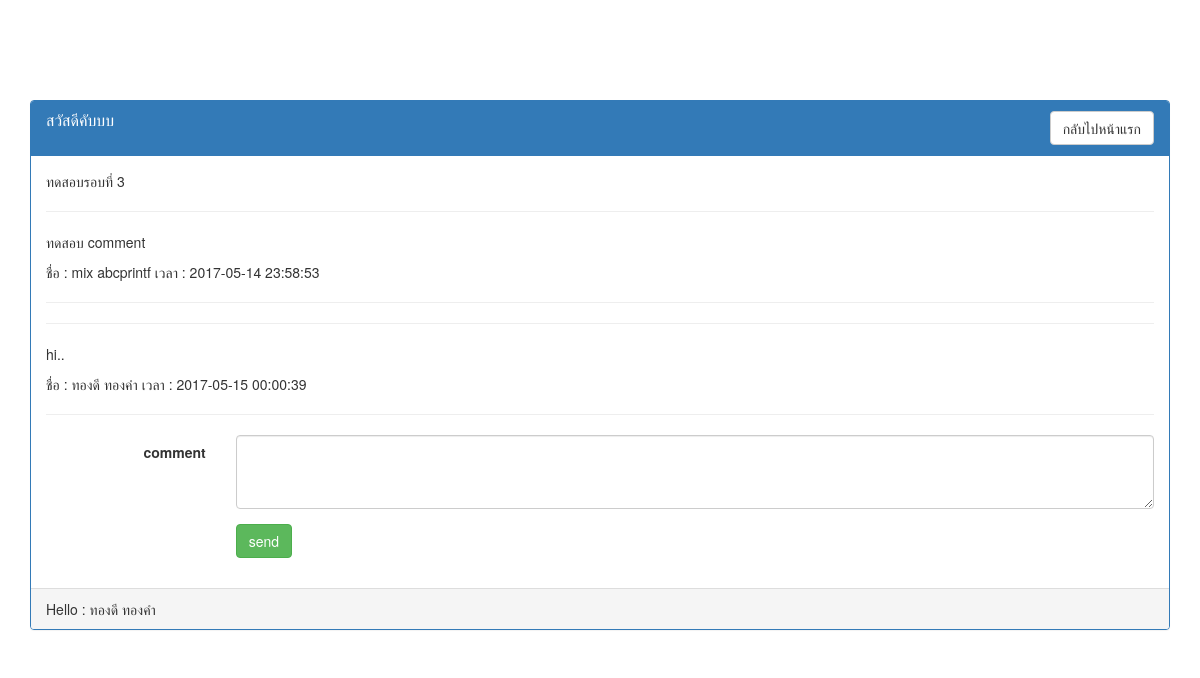
Screenshot of /read_post.php?id=3 (signed in) with the database file from the repository.
### tables this page shows
CREATE TABLE `web_board` (
  `web_board_id` int(10) UNSIGNED NOT NULL,
  `web_board_title` text NOT NULL COMMENT 'หัวข้อเรื่อง',
  `web_board_details` text NOT NULL COMMENT 'รายละเอียด',
  `member_id` int(10) UNSIGNED NOT NULL COMMENT 'id คนที่สร้างโพส',
  `date_time` datetime NOT NULL COMMENT 'เวลาที่ตั้งกระทู้'
);

CREATE TABLE `comment` (
  `comment_id` int(10) UNSIGNED NOT NULL,
  `web_board_id` int(10) UNSIGNED NOT NULL,
  `member_id` int(10) UNSIGNED NOT NULL,
  `comment` text NOT NULL,
  `date_time` datetime NOT NULL
);

CREATE TABLE `member` (
  `member_id` int(10) UNSIGNED NOT NULL,
  `fname` varchar(50) NOT NULL,
  `lname` varchar(50) NOT NULL,
  `date_time` datetime NOT NULL,
  `username` varchar(50) NOT NULL,
  `password` varchar(50) NOT NULL,
  `status` enum('admin','user') NOT NULL DEFAULT 'user'
);

### read_post.php (the view, shortened to what this page needs)
<?php
	include 'config/connect.php';
	if (isset($_SESSION['user_login'])){
		$user_login = $_SESSION['user_login'];
		$sql = "SELECT * FROM `member` WHERE `member_id` = ?;";
		$q = $conn->prepare($sql);
		$q->execute(array($user_login));
		$data = $q->fetch(PDO::FETCH_ASSOC);
		$fname = $data['fname'];
		$lname = $data['lname'];
	}else{
		header('Location: index.php?alert=Not_Loing');
	}
	if(!empty($_GET)) {
		$id = $_GET['id'];
		$sql = "SELECT * FROM `web_board` WHERE `web_board_id` = ?;";
		$q = $conn->prepare($sql);
		$q->execute(array($id));
		$data  = $q->fetch(PDO::FETCH_ASSOC);
	}
?>
<!DOCTYPE html>
<html lang="en">
<head>
	<link rel="stylesheet" href="dist/css/bootstrap.min.css">
	<link rel="stylesheet" href="dist/css/web_board.css">
</head>
<body>
	<div class="container">
		<div class="panel panel-primary">
			<div class="panel-heading">
				<div class="row">
					<div class="col-xs-6 col-md-6">
						<h3 class="panel-title"><?php echo $data['web_board_title'];?></h3>
					</div>
					<div class="col-xs-6 col-md-6 text-right">
						<a href="main.php" class="btn btn-default">กลับไปหน้าแรก</a>
					</div>
				</div>
			</div>
			<div class="panel-body">
				<p><?php echo $data['web_board_details'];?></p>
				<?php
					$sql = "SELECT
					`comment`.`comment`
					,`comment`.`date_time`
					,`member`.`fname`
					,`member`.`lname`
					FROM
					`comment`
					LEFT JOIN `member`
						ON (`comment`.`member_id` = `member`.`member_id`)
					WHERE
					`web_board_id` = ?;";
					$q = $conn->prepare($sql);
					$q->execute(array($id));
					while ($row = $q->fetch(PDO::FETCH_ASSOC)) {
					echo '<hr>';
					echo '<div class="comment">';
					echo '<p>'.$row['comment'].'</p>';
					echo '<span>ชื่อ : '.$row['fname'].' '.$row['lname'].'</span> <span>เวลา : '.$row['date_time'].'</span>';
					echo '</div>';
					echo '<hr>';
					}
				?>
				<form class="form-horizontal" action="" method="post">
				  <div class="form-group">
				    <label class="col-sm-2 control-label">comment</label>
				   <div class="col-sm-10">
				       <textarea class="form-control" rows="3" name="comment"></textarea>
				    </div>
				  </div>
				  <div class="form-group">
				    <div class="col-sm-offset-2 col-sm-10">
				      <button type="submit" class="btn btn-success">send</button>
				    </div>
				  </div>
				</form>
			</div>
			<div class="panel-footer">
				<div class="row">
					<div class="col-xs-6 col-md-6">
						Hello : <?php echo $fname.' '.$lname;?>
					</div>
					<div class="col-xs-6 col-md-6 text-right">
					</div>
				</div>
			</div>
		</div>
	</div>
</body>
</html>

### rows the page displays
web_board: web_board_title "สวัสดีคับบบ", web_board_details "ทดสอบรอบที่ 3"
comment: comment "ทดสอบ comment", member.fname "mix", member.lname "abcprintf", date_time "2017-05-14 23:58:53"
comment: comment "hi..", member.fname "ทองดี", member.lname "ทองคำ", date_time "2017-05-15 00:00:39"
member: fname "ทองดี", lname "ทองคำ"
